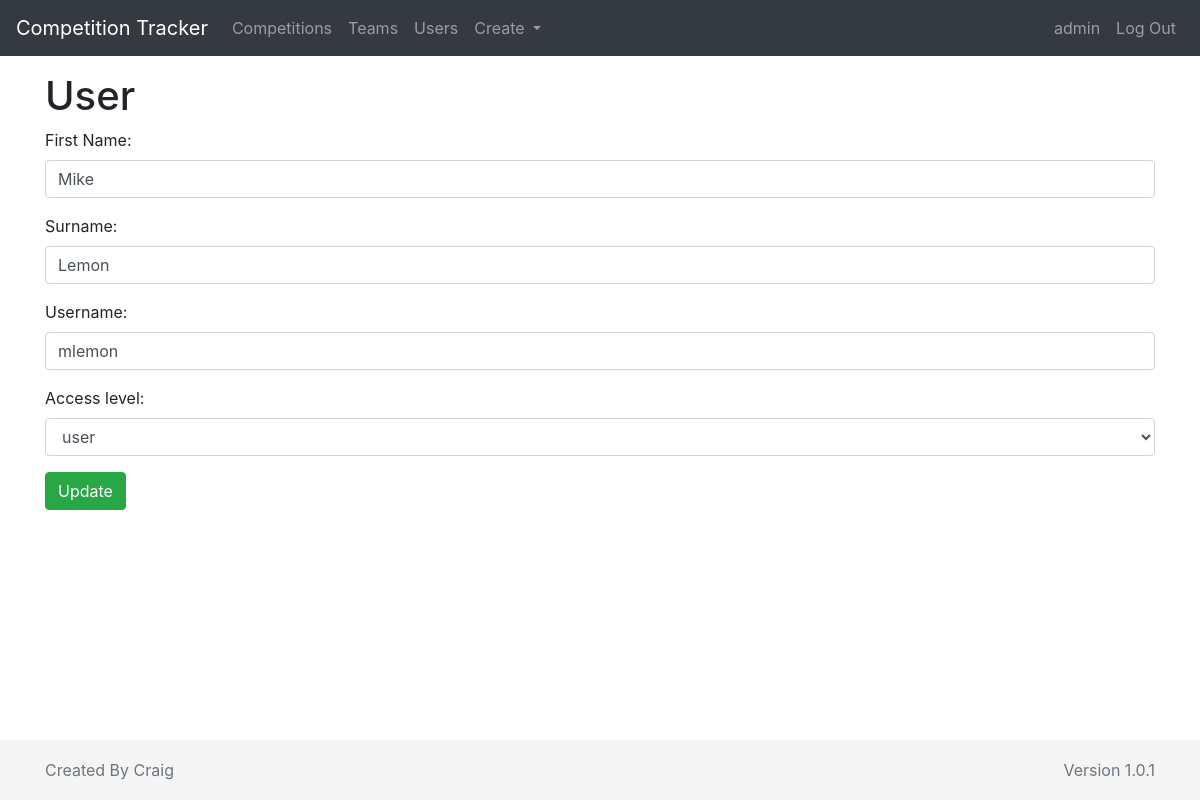
Screenshot of /user/2 (signed in) with the database file from the repository.
### tables this page shows
CREATE TABLE user (
  id INTEGER PRIMARY KEY AUTOINCREMENT,
  first_name TEXT NOT NULL,
  surname TEXT NOT NULL,
  username TEXT UNIQUE NOT NULL,
  --password TEXT NOT NULL
  password TEXT,
  permission_level TEXT DEFAULT "user" NOT NULL
);

### winter_league/user.py (the view, shortened to what this page needs)
@bp.route("/<int:user_id>", methods=['GET', 'POST'])
@login_required
def specific_user(user_id):
    if request.method == 'GET':
        sql = 'SELECT * FROM user WHERE id = ?'
        user = query_db(sql, [user_id], one=True)
        return render_template('postal/user.html', user_data=user)

### winter_league/auth.py (called while the page is built)
@bp.before_app_request
def load_logged_in_user():
    user_id = session.get('user_id')
    if user_id is None:
        g.user = None
    else:
        g.user = get_db().execute(
            'SELECT * FROM user WHERE id = ?', (user_id,)
        ).fetchone()

def login_required(view):
    @functools.wraps(view)
    def wrapped_view(**kwargs):
        if g.user is None:
            return redirect(url_for('auth.login'))
        return view(**kwargs)
    return wrapped_view

### winter_league/db.py (called while the page is built)
def get_db():
    if 'db' not in g:
        g.db = sqlite3.connect(
            current_app.config['DATABASE'],
            detect_types=sqlite3.PARSE_DECLTYPES
        )
        g.db.row_factory = sqlite3.Row
    return g.db

def query_db(query, args=(), one=False):
    cur = get_db().execute(query, args)
    rv = cur.fetchall()
    cur.close()
    return (rv[0] if rv else None) if one else rv

### winter_league/templates/postal/user.html (shortened to what this page needs)
{% extends 'base.html' %}
{% block header %}
  <h1>{% block title %}User{% endblock %}</h1>
{% endblock %}
{% block content %}
{% if user_data %}
    <form action="{{url_for('user.specific_user', user_id=user_data.id)}}" method="POST">
        <div class="form-group">
          <label for="first_name">First Name:</label>
          <input type="text" class="form-control" id="first_name" name="first_name" value="{{ user_data.first_name }}">
        </div>
        <div class="form-group">
          <label for="surname">Surname:</label>
          <input type="text" class="form-control" id="surname" name="surname" value="{{ user_data.surname }}">
        </div>
        <div class="form-group">
          <label for="username">Username:</label>
          <input type="text" class="form-control" id="username" name="username" value="{{ user_data.username }}">
        </div>
        <div class="form-group">
          <label for="permission_level">Access level:</label>
            <select class="form-control permission_level" id="permission_level" name="permission_level" {{'disabled' if not g.user.permission_level == "admin"}}>
              <option value="user" {{'selected' if user_data.permission_level == 'user' or user_data.permission_level == 'None' }}>user</option>
            </select>
        </div>
        <button class="btn btn-success" type="submit">Update</button>
    </form>
{% endif %}
{% endblock %}

### winter_league/templates/base.html (shortened to what this page needs)
<!doctype html>
<html lang="en">
<head>
  <link rel="stylesheet" href="{{ url_for('static', filename='css/bootstrap.css') }}">
  <link rel="stylesheet" href="https://cdnjs.cloudflare.com/ajax/libs/font-awesome/4.7.0/css/font-awesome.min.css">
</head>
<body>
<nav class="navbar navbar-expand-md bg-dark navbar-dark fixed-top">
  <a class="navbar-brand" href="/">Competition Tracker</a>
  <div class="collapse navbar-collapse" id="navbarSupportedContent">
  <ul class="navbar-nav mr-auto">
    <li class="nav-item">
      <a class="nav-link" href="{{ url_for('competition.index') }}">Competitions</a>
    </li>
    <li class="nav-item">
      <a class="nav-link" href="{{ url_for('team.index') }}">Teams</a>
    </li>
    {% if g.user.permission_level == "admin" %}
    <li class="nav-item">
      <a class="nav-link" href="{{ url_for('user.home') }}">Users</a>
    </li>
    <li class="nav-item dropdown">
      <a class="nav-link dropdown-toggle" href="#" id="navbardrop" data-toggle="dropdown">
        Create
      </a>
    </li>
    {% endif %}
  </ul>
  <ul class="navbar-nav">
    {% if g.user %}
    <li class="nav-item">
      <a class="nav-link" href="{{ url_for('user.user_stats', user_id=g.user['id']) }}" class="navbar-text">{{ g.user['username'] }}</a>
    </li>
    <li class="nav-item">
      <a class="nav-link" href="{{ url_for('auth.logout') }}">Log Out</a>
    </li>
    {% else %}
    <li><a class="nav-link" href="{{ url_for('auth.register') }}">Register</a></li>
    <li><a class="nav-link" href="{{ url_for('auth.login') }}">Log In</a></li>
    {% endif %}
  </ul>
  </div>
</nav>
<section class="container mt-5 pt-4">
  <header>
    {% block header %}{% endblock %}
  </header>
  {% block content %}{% endblock %}
</section>
<footer class="footer mt-2">
  <div class="container">
    <div class="d-flex justify-content-between">
      <span class="text-muted">Created By Craig </span>
      <span class="text-muted">Version 1.0.1</span>
    </div>
  </div>
</footer>
</body>
</html>

### rows the page displays
user: user.username "admin", permission_level "user"
user: first_name "Mike", surname "Lemon", username "mlemon"
